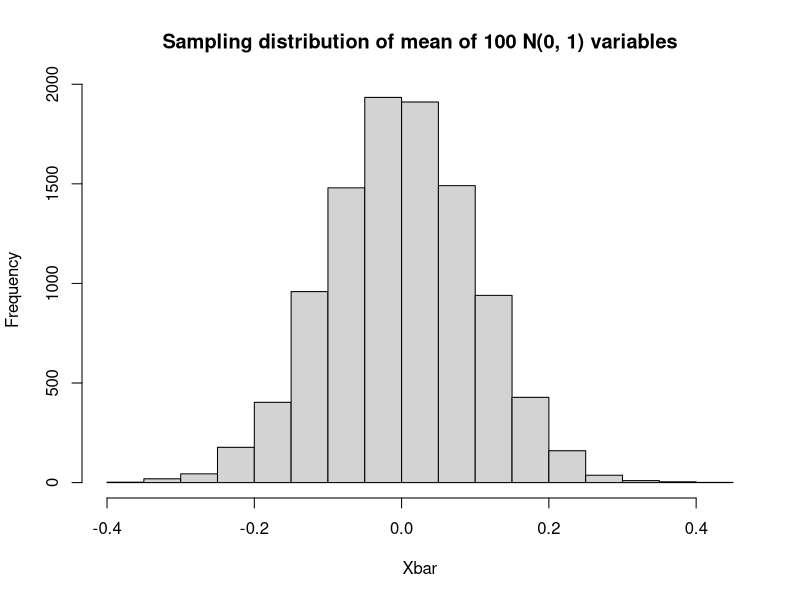
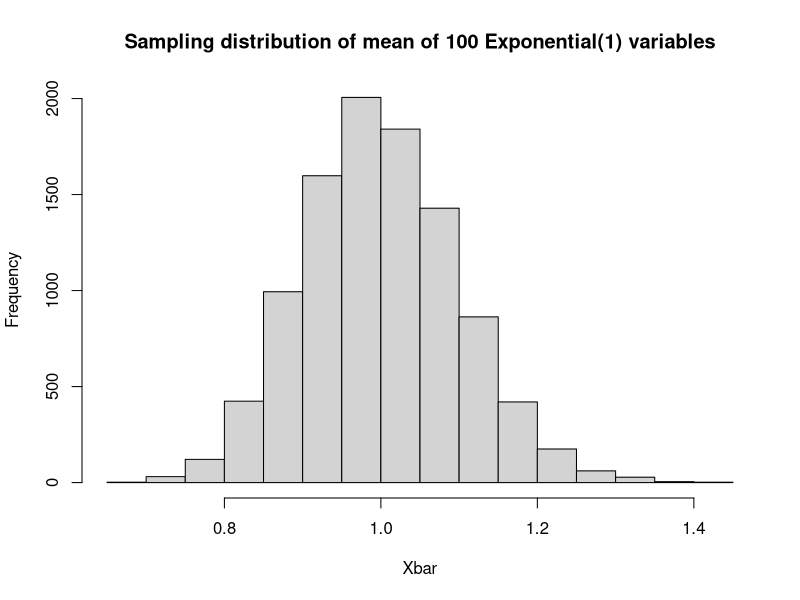
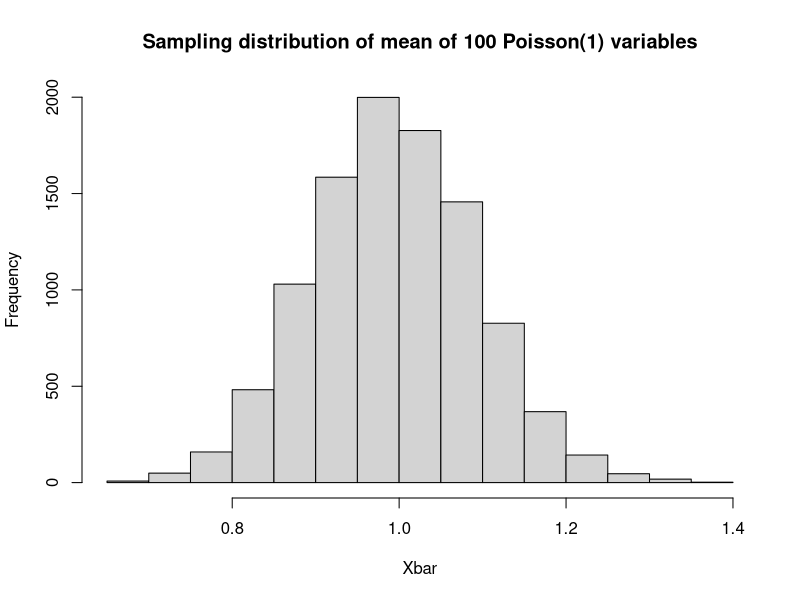
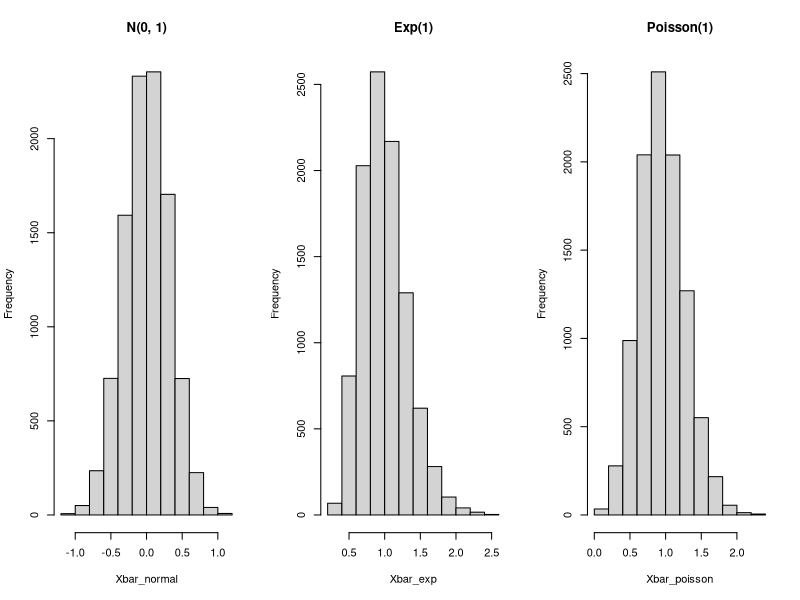
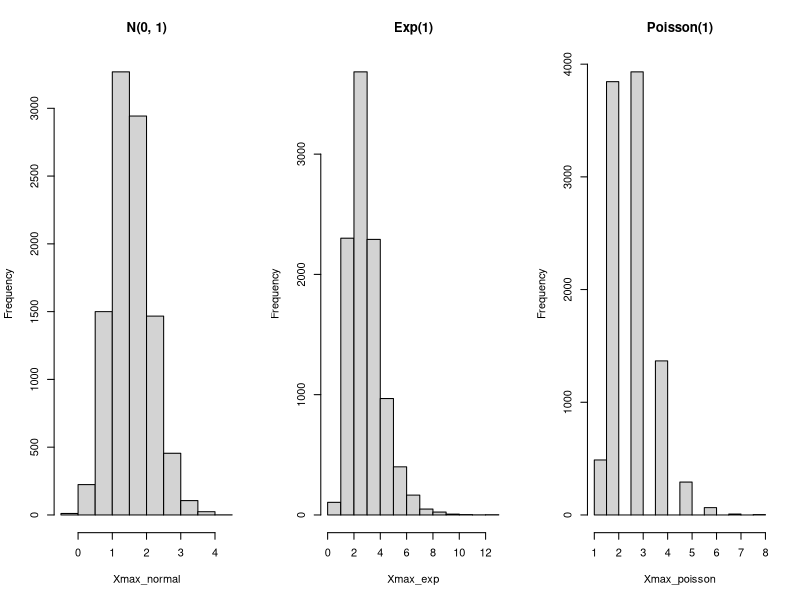
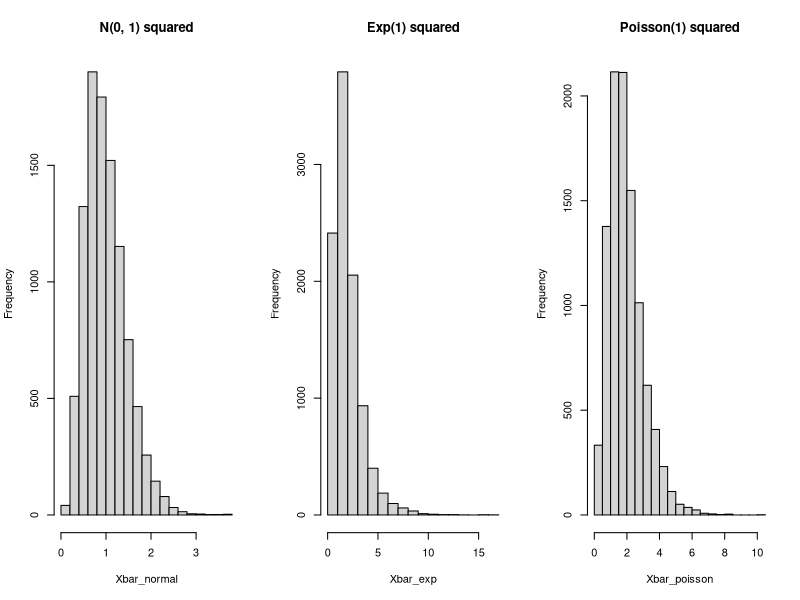
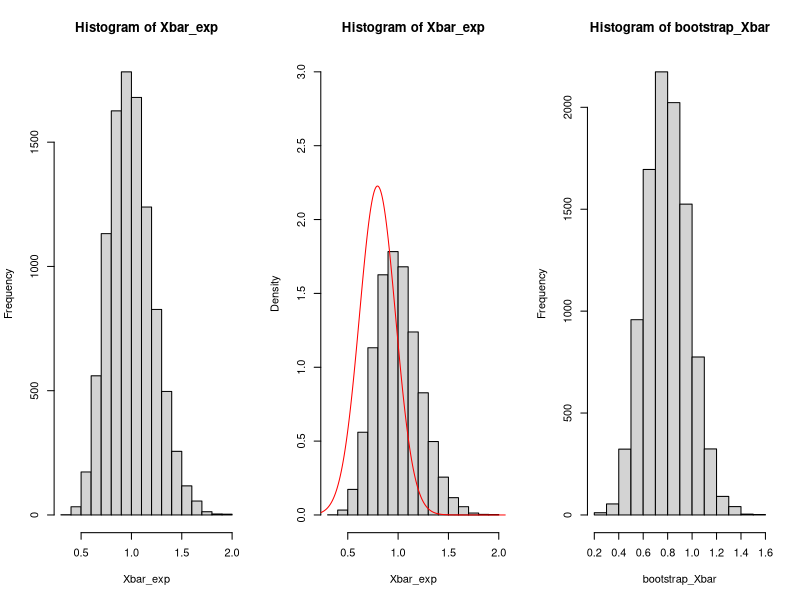
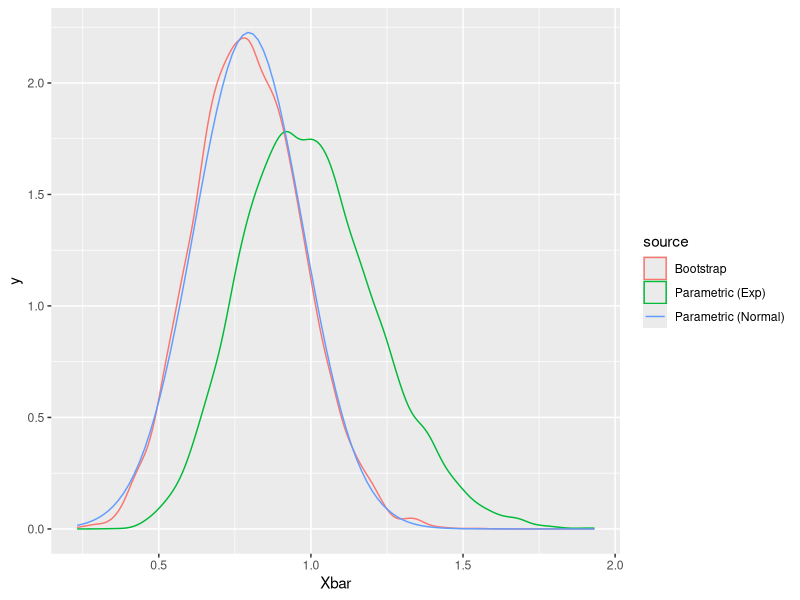

Reproduce these figures in R, in order.
## ---- chunk 1
#| echo: TRUE
#| eval: TRUE
#| cache: TRUE
set.seed(123)
Xbar <- replicate(10000, mean(rnorm(100)))
hist(Xbar, main = "Sampling distribution of mean of 100 N(0, 1) variables")
## ---- chunk 2
#| echo: TRUE
#| eval: TRUE
#| cache: TRUE
set.seed(123)
Xbar <- replicate(10000, mean(rexp(100, rate = 1)))
hist(Xbar, main = "Sampling distribution of mean of 100 Exponential(1) variables")
## ---- chunk 3
#| echo: TRUE
#| eval: TRUE
#| cache: TRUE
set.seed(123)
Xbar <- replicate(10000, mean(rpois(100, lambda = 1)))
hist(Xbar, main = "Sampling distribution of mean of 100 Poisson(1) variables")
## ---- chunk 4
#| echo: FALSE
#| eval: TRUE
#| cache: TRUE
set.seed(123)
Xbar_normal <- replicate(10000, mean(rnorm(10)))
Xbar_exp <- replicate(10000, mean(rexp(10, rate = 1)))
Xbar_poisson <- replicate(10000, mean(rpois(10, lambda = 1)))
par(mfrow = c(1, 3))
hist(Xbar_normal, main = "N(0, 1)")
hist(Xbar_exp, main = "Exp(1)")
hist(Xbar_poisson, main = "Poisson(1)")
## ---- chunk 5
#| echo: FALSE
#| eval: TRUE
#| cache: TRUE
set.seed(123)
Xmax_normal <- replicate(10000, max(rnorm(10)))
Xmax_exp <- replicate(10000, max(rexp(10, rate = 1)))
Xmax_poisson <- replicate(10000, max(rpois(10, lambda = 1)))
par(mfrow = c(1, 3))
hist(Xmax_normal, main = "N(0, 1)")
hist(Xmax_exp, main = "Exp(1)")
hist(Xmax_poisson, main = "Poisson(1)")
## ---- chunk 6
#| echo: FALSE
#| eval: TRUE
#| cache: TRUE
set.seed(123)
Xbar_normal <- replicate(10000, mean(rnorm(10) ^ 2))
Xbar_exp <- replicate(10000, mean(rexp(10, rate = 1) ^ 2))
Xbar_poisson <- replicate(10000, mean(rpois(10, lambda = 1) ^ 2))
par(mfrow = c(1, 3))
hist(Xbar_normal, main = "N(0, 1) squared")
hist(Xbar_exp, main = "Exp(1) squared")
hist(Xbar_poisson, main = "Poisson(1) squared")
## ---- chunk 7
#| echo: TRUE
#| eval: TRUE
#| cache: TRUE
set.seed(123)
Xbar_exp <- replicate(10000, mean(rexp(20, rate = 1)))
hist(Xbar_exp)
## ---- chunk 8
#| echo: FALSE
#| eval: TRUE
#| cache: TRUE
X <- rexp(20, rate = 1)
x_axis <- seq(0, 3, length.out = 1000)

# plot "true" simulated sampling distribution
hist(Xbar_exp, freq = F, ylim = c(0, 3))

# plot normal theory
lines(x_axis, dnorm(x_axis, mean = mean(X), sd = sd(X) / sqrt(20)), col = 'red')
## ---- chunk 9
#| echo: TRUE
#| eval: TRUE
#| cache: TRUE
print(sort(X))
# sample with replacement from X
X_resample <- sample(X, size = 20, replace = TRUE)
print(sort(X_resample))
## ---- chunk 10
#| echo: TRUE
#| eval: TRUE
#| cache: TRUE
bootstrap_Xbar <- replicate(10000, mean(sample(X, size = 20, replace = TRUE)))
hist(bootstrap_Xbar)
## ---- chunk 11
#| echo: FALSE
#| eval: TRUE
#| cache: TRUE
library(ggplot2)
plot_dat <-
  data.frame(Xbar = c(Xbar_exp, bootstrap_Xbar),
             source = rep(c("Parametric (Exp)", "Bootstrap"), each = 10000))
ggplot(plot_dat, aes(x = Xbar, color = source)) +
  geom_density() +
  geom_function(fun = dnorm, 
                args = list(mean = mean(X), sd = sd(X) / sqrt(20)),
                aes(color = "Parametric (Normal)")) 
## ---- chunk 12
#| echo: TRUE
#| eval: TRUE
#| cache: TRUE
quantile(bootstrap_Xbar, probs = c(.025, .975))
